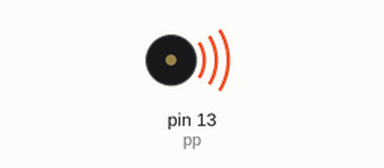
The sketch below on a simulated Arduino Uno, built with avr-gcc and run on an emulated ATmega328P. On the bench: buzzer (waves = sounding).

Above: at 1.98 s.
At 4.32 s:
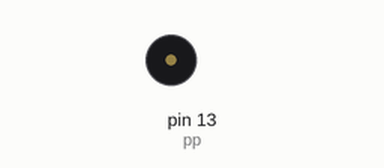
Timing chart, 0 to 5.2 s (numbered marks = the images above):
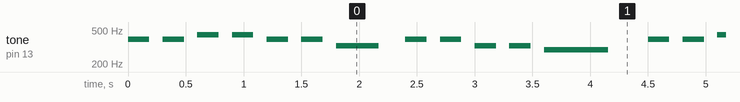

The sketch:

lab8_11.ino
```cpp
// LAB8_1
#define pp 13


void setup()
{

}

void loop()
{
  // 학교종이 땡땡땡
  // 솔 솔 라 라 솔 솔 미(6) 	솔 솔 미 미 레(11)
  // 솔 솔 라 라 솔 솔 미(18) 	솔 미 레 미 도(23)

  // 필요한 음계

  // 솔 391, 라 440, 미 329, 레 293, 도 261
  int hz[5] = {261, 293, 329, 391, 440};
  int select[24] = {3,3,4,4,3,3,2,3,3,2,2,1,3,3,4,4,3,3,2,3,2,1,2,0};

  for(int i=0; i<24; i++){

    int time = 300;

    if(i == 6 || i == 18){
      time = 600;
    }
    else if(i == 11 || i == 23){
      time = 900;
    }

    tone(pp, hz[select[i]], time/1.619);
    delay(time);
  }
}
```

Measured:
- by itself, tone on pin 13 (pp): plays 391 Hz for 0.19 s, 391 Hz for 0.19 s, 440 Hz for 0.19 s, 440 Hz for 0.19 s, 391 Hz for 0.19 s, 391 Hz for 0.19 s … (348 notes in this stretch)
